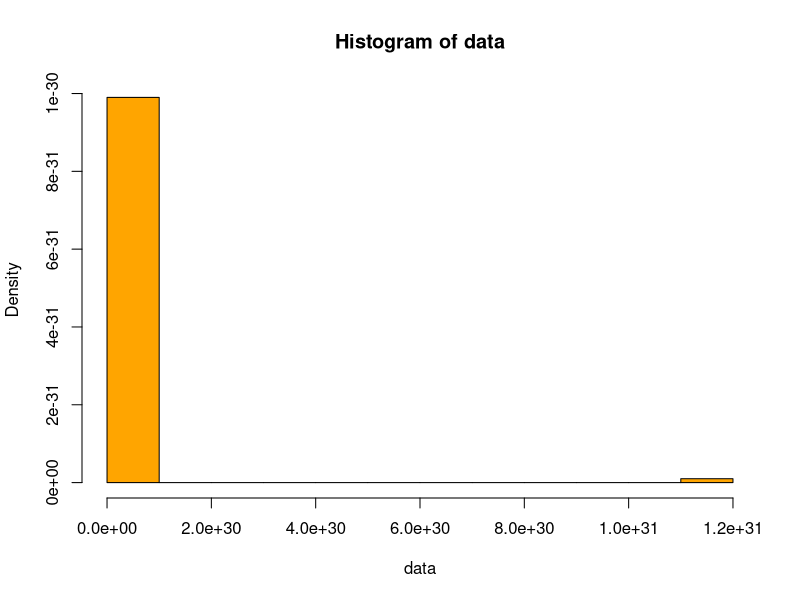
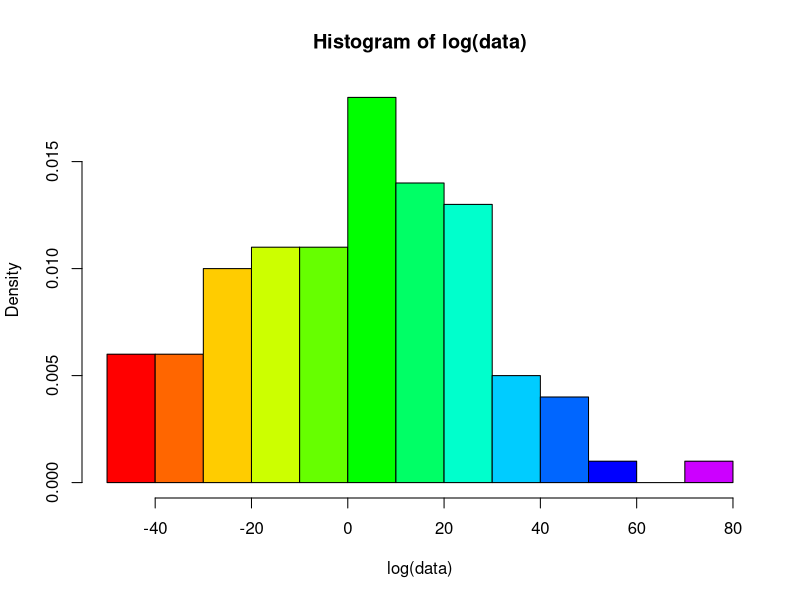

The R script that drew these images, in order:
## ---- chunk 1
knitr::opts_chunk$set(echo = TRUE)
## ---- chunk 2
data <- rlnorm (100, 1, 25)
## ---- chunk 3
hist(data, breaks=15, freq=FALSE, col="orange")
## ---- chunk 4
hist(log(data), breaks=15, freq=FALSE, col=rainbow(15))
## ---- chunk 5
m <- mean(data)
v <- var(data)
